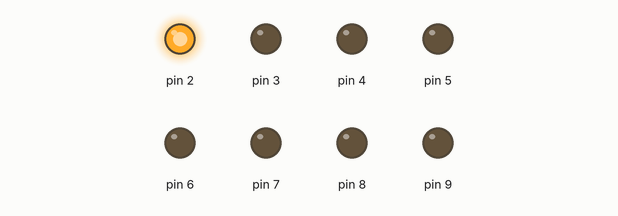
Simulated run of this sketch. Board: Arduino Uno, built with avr-gcc and run on an emulated ATmega328P. On the bench: output pins drawn as LEDs (lit = HIGH).

Above: at 0.2 s.
At 4.6 s:
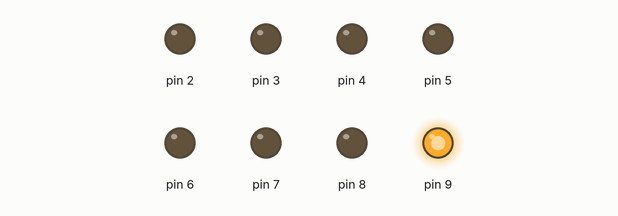
At 5.6 s:
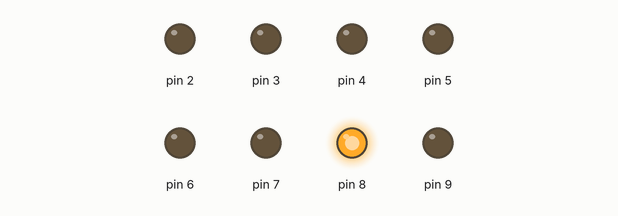
At 7.6 s:
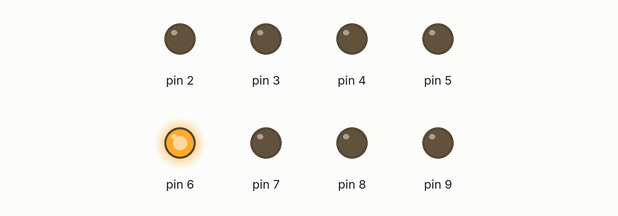
At 10.6 s:
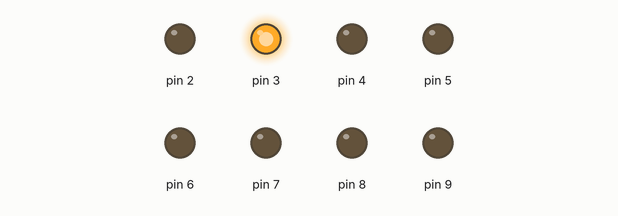
At 15.7 s:
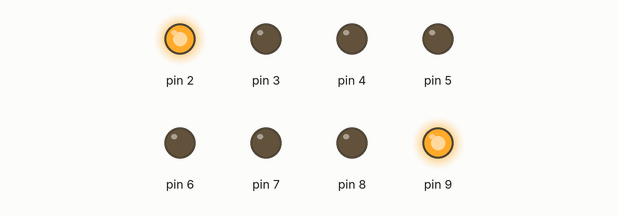
Timing chart, 0 to 21.2 s (numbered marks = the images above):
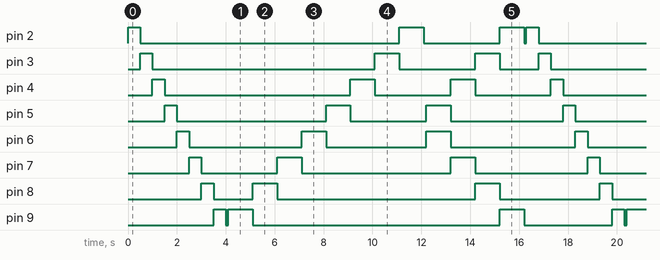

The sketch:

for_loop_and_led_control.ino
```cpp
void setup() {
  // put your setup code here, to run once:
    for(int i = 2;i<10;i++){
      pinMode(i,OUTPUT);
    }
}

void loop() {
  // put your main code here, to run repeatedly:
    for(int i=2;i<10;i++){
      digitalWrite(i,HIGH);
      delay(500);
      digitalWrite(i,LOW);
    }
    delay(100);
    for(int i=9;i>1;i--){
      digitalWrite(i,HIGH);
      delay(1000);
      digitalWrite(i,LOW);
    }
    delay(100);
    for(int i=0;i<4;i++){
      digitalWrite(5-i,HIGH);
      digitalWrite(6+i,HIGH);
      delay(1000);
      digitalWrite(5-i,LOW);
      digitalWrite(6+i,LOW);
    }
    delay(100);
}
```

Measured:
- by itself, pin 2: repeats every 16.3 s: LOW 10.6 s, HIGH 1.0 s, LOW 3.1 s, HIGH 1.0 s, LOW 0.10 s, HIGH 0.50 s
- by itself, pin 3: repeats every 16.3 s: LOW 9.1 s, HIGH 1.0 s, LOW 3.1 s, HIGH 1.0 s, LOW 1.6 s, HIGH 0.50 s
- by itself, pin 4: repeats every 16.3 s: LOW 7.6 s, 2 × (HIGH 1.0 s, LOW 3.1 s), HIGH 0.50 s
- by itself, pin 5: repeats every 16.3 s: LOW 6.1 s, HIGH 1.0 s, LOW 3.1 s, HIGH 1.0 s, LOW 4.6 s, HIGH 0.50 s
- by itself, pin 6: repeats every 16.3 s: LOW 4.6 s, HIGH 1.0 s, LOW 4.1 s, HIGH 1.0 s, LOW 5.1 s, HIGH 0.50 s
- by itself, pin 7: repeats every 16.3 s: LOW 3.1 s, HIGH 1.0 s, LOW 6.1 s, HIGH 1.0 s, LOW 4.6 s, HIGH 0.50 s
- by itself, pin 8: repeats every 16.3 s: LOW 1.6 s, HIGH 1.0 s, LOW 8.1 s, HIGH 1.0 s, LOW 4.1 s, HIGH 0.50 s
- by itself, pin 9: repeats every 16.3 s: LOW 0.10 s, HIGH 1.0 s, LOW 10.1 s, HIGH 1.0 s, LOW 3.6 s, HIGH 0.50 s
